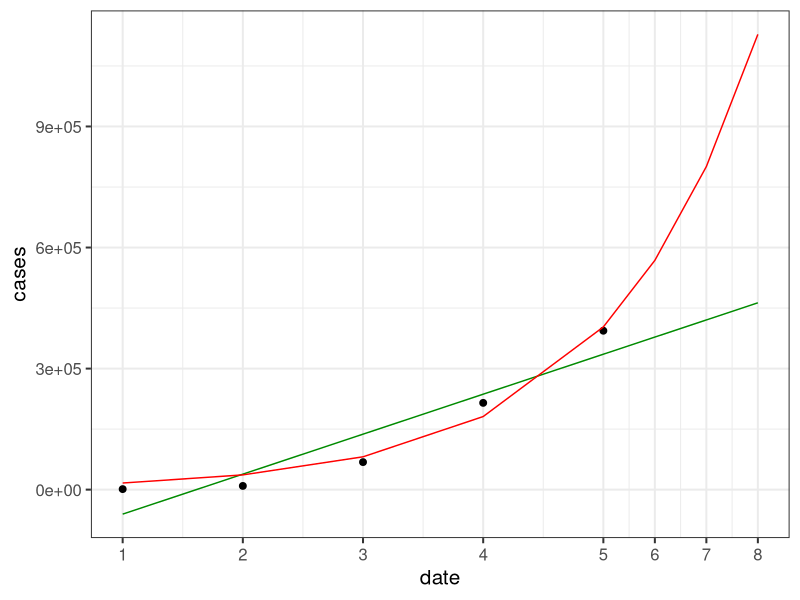
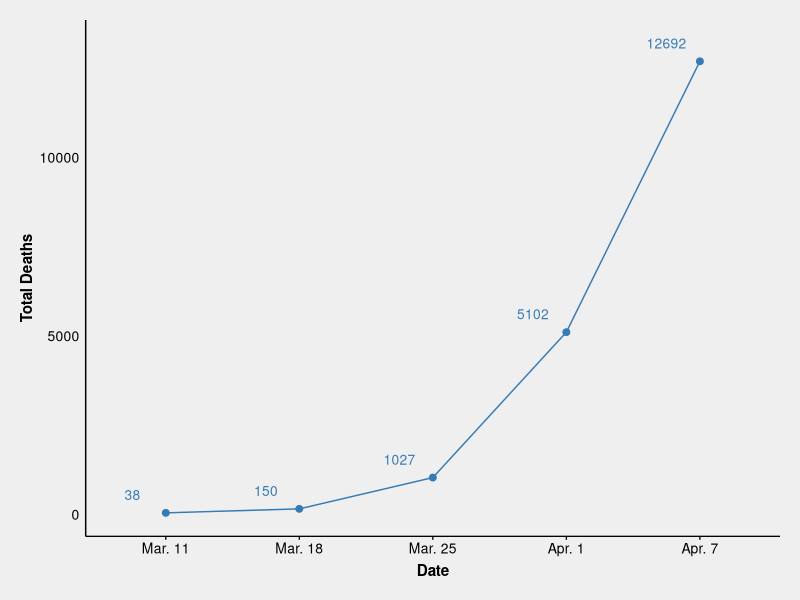
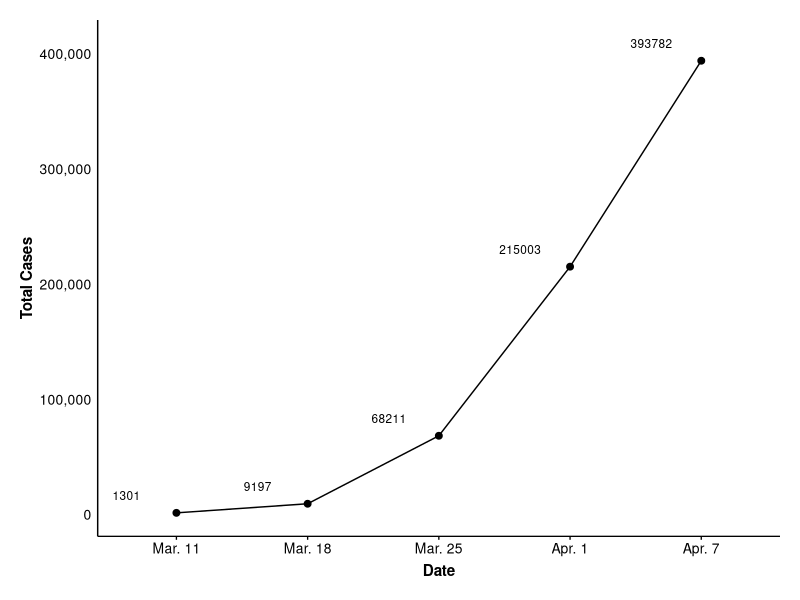

The R source for these figures, in order:
library(ggplot2)
library(dplyr)
library(tidyr)
library(ggthemes)
# library(gganimate)
# library(transformr)

setwd("/Users/adkinsty/Box/side_projects/covid/Forecasting/")

data = tibble(
            date = c(1,2,3,4,5),
            deaths = c(38, 150, 1027, 5102, 12692),
            cases = c(1301, 9197, 68211, 215003, 393782),
            c = c(1, 1, 1, 1, 1))

deaths.plt = data %>% ggplot(aes(x = factor(date), y = deaths, label = deaths, group=c)) + 
    geom_point(size = 2, color = "#377BB5") +
    geom_text(nudge_y = 500,nudge_x=-.25, color = "#377BB5",size=3.5) +
    geom_line(color = "#377BB5") +
    scale_x_discrete("Date",
                     labels = c(expression(paste("Mar. ",11)), 
                                expression(paste("Mar. ",18)),
                                expression(paste("Mar. ",25)),
                                expression(paste("Apr. ",1)),
                                expression(paste("Apr. ",7)))) +
    scale_y_continuous("Total Deaths") +
    theme_wsj(base_size = 10, base_family = "sans", color = "gray") +
    theme(axis.line.y = element_line(size=.5),
          axis.text = element_text(face = "plain"),
          axis.title = element_text(size = 11, family = "sans",face="bold"),
          panel.grid.major.y = element_blank())
ggsave("materials/graph_stimuli/total_deaths_by_date_study2.pdf",height = 3,width=4,units="in")



require(scales)
cases.plt = data %>% ggplot(aes(x = factor(date), y = cases, label = cases, group=c)) + 
    geom_point(size = 2, color = "black") +
    geom_text(nudge_y = 15000, nudge_x = -.38, color = "black", size=3) +
    geom_line(color = "black") +
    scale_x_discrete("Date",
                     labels = c(expression(paste("Mar. ",11)), 
                                expression(paste("Mar. ",18)),
                                expression(paste("Mar. ",25)),
                                expression(paste("Apr. ",1)),
                                expression(paste("Apr. ",7)))) +
    scale_y_continuous("Total Cases",labels = comma) +
    theme_wsj(base_size = 10, base_family = "sans", color = "white") +
    theme(axis.line.y = element_line(size=.5),
          axis.text = element_text(face = "plain"),
          axis.title = element_text(size = 11, family = "sans",face="bold"),
          panel.grid.major.y = element_blank())
ggsave("materials/graph_stimuli/total_cases_by_date_study2.pdf",height = 3,width=4,units="in")








ml <- lm(cases ~ date,data)
me <- nls(formula = cases ~ a*exp(b*date),start = list('a'=1301,'b'=1),data=data)
summary(ml)
summary(me)
AIC(ml)
AIC(me)

future = data %>% 
    bind_rows(tibble(date = c(5.428571429,5.857143,6.285714)))
future %>%
    mutate(epred = predict(me,newdata=future),
           lpred = predict(ml,newdata=future)) %>%
    ggplot(aes(x=date)) +
    geom_point(aes(y=cases),size=2) +
    geom_line(aes(y=lpred),colour="green4") +
    geom_line(aes(y=epred),colour="red") +
    theme_bw(base_size=15) +
    scale_x_continuous(breaks=c(sort(unique(future$date))),
                       labels=1:8)

